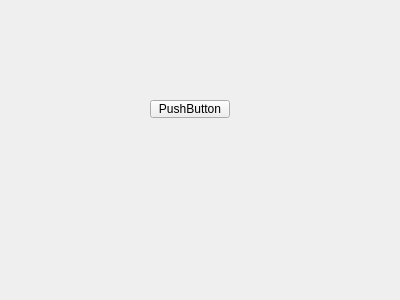
<?xml version="1.0" encoding="UTF-8"?>
<ui version="4.0">
 <class>DeviceConfigPage</class>
 <widget class="QWidget" name="DeviceConfigPage">
  <property name="geometry">
   <rect>
    <x>0</x>
    <y>0</y>
    <width>400</width>
    <height>300</height>
   </rect>
  </property>
  <property name="windowTitle">
   <string>Form</string>
  </property>
  <widget class="QPushButton" name="pushButton">
   <property name="geometry">
    <rect>
     <x>150</x>
     <y>100</y>
     <width>80</width>
     <height>18</height>
    </rect>
   </property>
   <property name="text">
    <string>PushButton</string>
   </property>
  </widget>
 </widget>
 <resources/>
 <connections/>
</ui>
